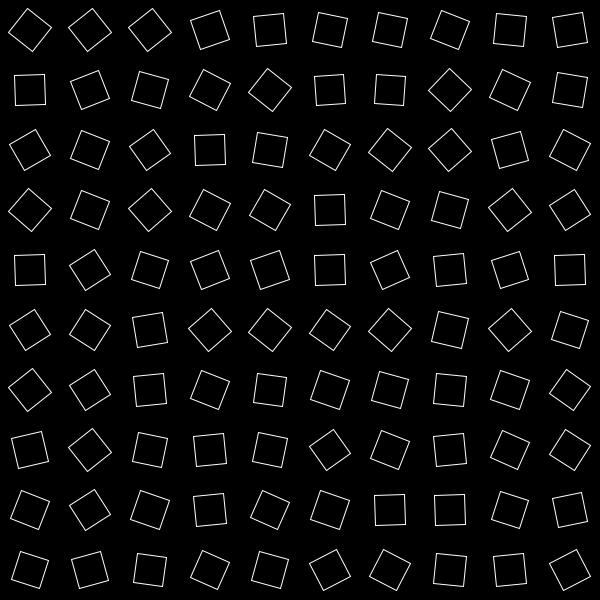
Frame 1 (no input)
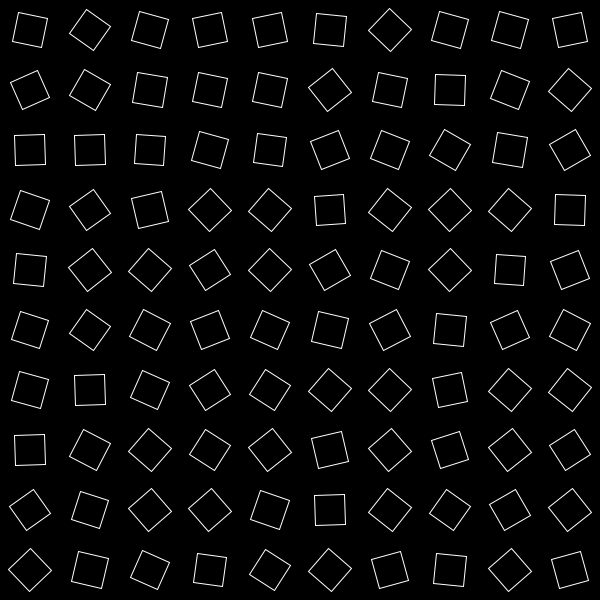
Frame 60 (the mouse pressed at the canvas centre just before this capture)
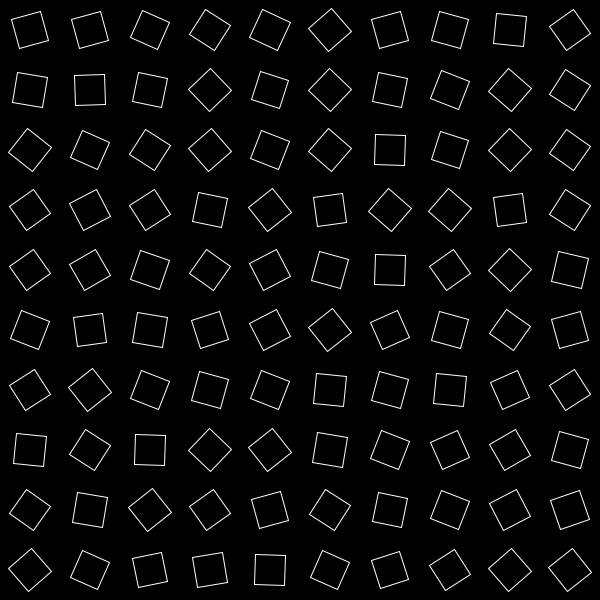
Frame 120 (the mouse held since frame 60 and released just before this capture)

The Processing sketch that drew these frames (run headless with seeded random() and noise(); from frame 60 on, the mouse is pressed at the canvas centre):

// Processing sketch: generativegrid
// ── generativegrid.pde
int gridSize = 10;
float tileSize;

void setup() {
  size(600, 600);
  tileSize = width / float(gridSize); //float(gridSize) is a way of converting gridSize from int to float. Check more below.
  rectMode(CENTER);
}

void draw() {
  background(0);
  stroke(255);
  noFill();

  for (int x = 0; x < width; x += tileSize) {
    for (int y = 0; y < height; y += tileSize) {

      float angle = noise(x * 0.01, y * 0.01, frameCount * 0.01) * TWO_PI;

      pushMatrix();
      translate(x + tileSize/2, y + tileSize/2);
      rotate(angle);
      rect(0, 0, tileSize * 0.5, tileSize * 0.5);
      popMatrix();
    }
  }
}

//if we don't convert one of them we will lose the decimal part of the numbers which is important.
//at least one of the int(s) needs to be converted so the float gets the decimal precision
//int / int   ? int
//int / float ? float
//float / int ? float
//float / float ? float
